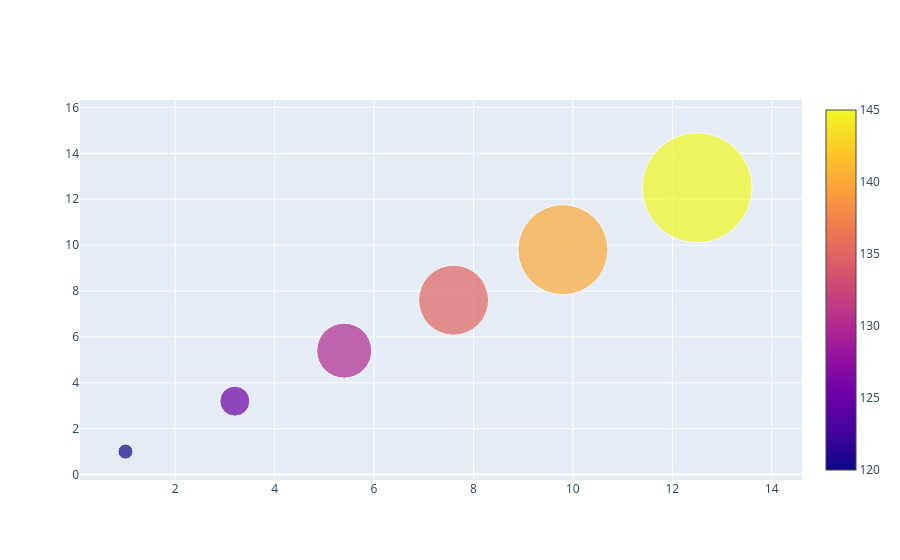

The notebook cell saved with this chart:
### Code cell
#Bubble Charts with Colorscale
import plotly.graph_objects as go
fig = go.Figure(data=[go.Scatter(
    x=[1, 3.2, 5.4, 7.6, 9.8, 12.5],
    y=[1, 3.2, 5.4, 7.6, 9.8, 12.5],
    mode='markers',
    marker=dict(color=[120, 125, 130, 135, 140, 145],
            size=[15, 30, 55, 70, 90, 110],
            showscale=True))
                     ])
fig.show()

### Figure 1 — Plotly figure (JSON) as saved in the notebook; plotly's stock layout.template omitted (floating-point values rounded to 4 significant figures)
{"data": [{"marker": {"color": [120, 125, 130, 135, 140, 145], "showscale": true, "size": [15, 30, 55, 70, 90, 110]}, "mode": "markers", "type": "scatter", "x": [1, 3.2, 5.4, 7.6, 9.8, 12.5], "y": [1, 3.2, 5.4, 7.6, 9.8, 12.5]}], "layout": {}}
